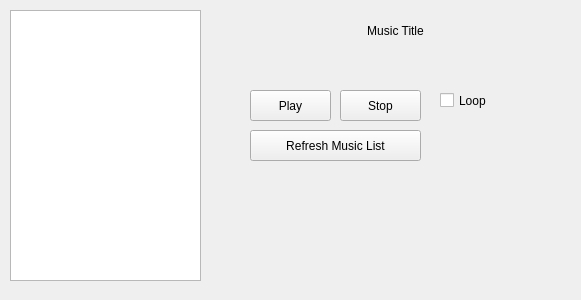
<?xml version="1.0" encoding="UTF-8"?>
<ui version="4.0">
 <class>Form</class>
 <widget class="QWidget" name="Form">
  <property name="geometry">
   <rect>
    <x>0</x>
    <y>0</y>
    <width>581</width>
    <height>300</height>
   </rect>
  </property>
  <property name="windowTitle">
   <string>Java Audio Player</string>
  </property>
  <widget class="QListView" name="listView">
   <property name="geometry">
    <rect>
     <x>10</x>
     <y>10</y>
     <width>191</width>
     <height>271</height>
    </rect>
   </property>
  </widget>
  <widget class="QLabel" name="label">
   <property name="geometry">
    <rect>
     <x>230</x>
     <y>20</y>
     <width>331</width>
     <height>21</height>
    </rect>
   </property>
   <property name="text">
    <string>Music Title</string>
   </property>
   <property name="alignment">
    <set>Qt::AlignCenter</set>
   </property>
  </widget>
  <widget class="QPushButton" name="pushButton">
   <property name="geometry">
    <rect>
     <x>250</x>
     <y>90</y>
     <width>81</width>
     <height>31</height>
    </rect>
   </property>
   <property name="text">
    <string>Play</string>
   </property>
  </widget>
  <widget class="QPushButton" name="pushButton_2">
   <property name="geometry">
    <rect>
     <x>340</x>
     <y>90</y>
     <width>81</width>
     <height>31</height>
    </rect>
   </property>
   <property name="text">
    <string>Stop</string>
   </property>
  </widget>
  <widget class="QCheckBox" name="checkBox">
   <property name="geometry">
    <rect>
     <x>440</x>
     <y>90</y>
     <width>81</width>
     <height>21</height>
    </rect>
   </property>
   <property name="text">
    <string>Loop</string>
   </property>
  </widget>
  <widget class="QPushButton" name="pushButton_3">
   <property name="geometry">
    <rect>
     <x>250</x>
     <y>130</y>
     <width>171</width>
     <height>31</height>
    </rect>
   </property>
   <property name="text">
    <string>Refresh Music List</string>
   </property>
  </widget>
 </widget>
 <resources/>
 <connections/>
</ui>
